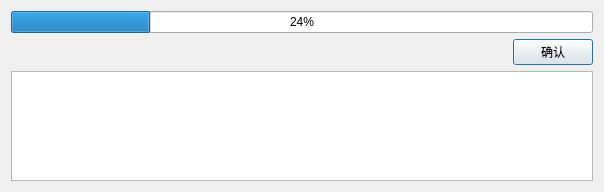
<?xml version="1.0" encoding="UTF-8"?>
<ui version="4.0">
 <class>ProgressBar</class>
 <widget class="QDialog" name="ProgressBar">
  <property name="geometry">
   <rect>
    <x>0</x>
    <y>0</y>
    <width>604</width>
    <height>192</height>
   </rect>
  </property>
  <property name="windowTitle">
   <string>Dialog</string>
  </property>
  <layout class="QGridLayout" name="gridLayout">
   <item row="0" column="0">
    <widget class="QProgressBar" name="progressBar">
     <property name="value">
      <number>24</number>
     </property>
    </widget>
   </item>
   <item row="2" column="0">
    <widget class="QTextEdit" name="errorTextEdit"/>
   </item>
   <item row="1" column="0">
    <layout class="QHBoxLayout" name="horizontalLayout">
     <item>
      <spacer name="horizontalSpacer">
       <property name="orientation">
        <enum>Qt::Horizontal</enum>
       </property>
       <property name="sizeHint" stdset="0">
        <size>
         <width>396</width>
         <height>20</height>
        </size>
       </property>
      </spacer>
     </item>
     <item>
      <widget class="QPushButton" name="confirmBtn">
       <property name="text">
        <string>确认</string>
       </property>
      </widget>
     </item>
    </layout>
   </item>
  </layout>
 </widget>
 <resources/>
 <connections/>
</ui>
